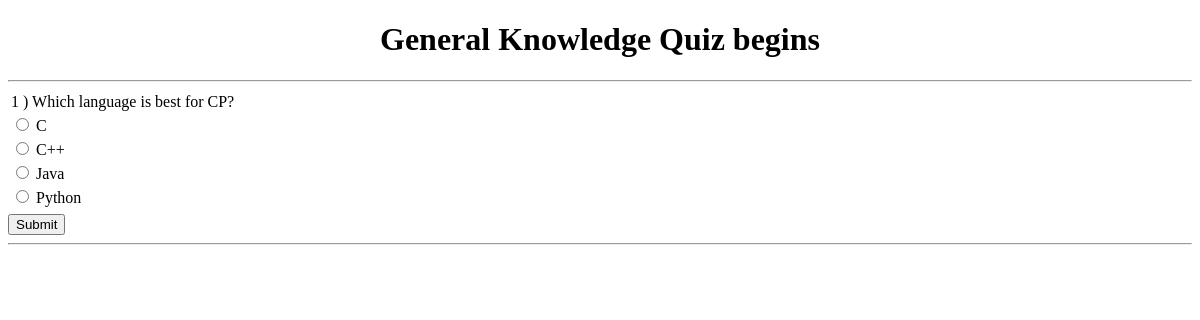
/quiz/, run on an earlier commit of the app's database.
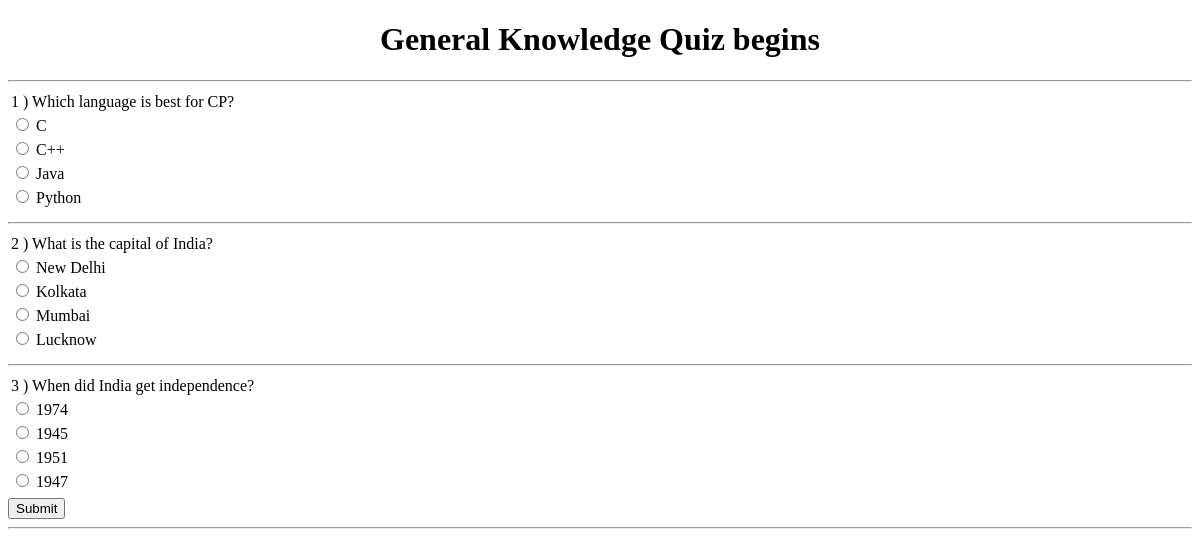
And on a later commit of the database.
### questions/models.py (models this page shows)
class Question(models.Model):
	theory = models.CharField(max_length = 500)
	option1 = models.CharField(max_length = 50)
	option2 = models.CharField(max_length = 50)
	option3 = models.CharField(max_length = 50)
	option4 = models.CharField(max_length = 50)
	correctAns = models.CharField(max_length = 50)

### questions/views.py (the view)
# urls.py: path('quiz/', exam, name="quiz"),
def exam(request):
	obj = Question.objects.all()
	context = {
		"object":obj
	}
	return render(request, "questions/quiz_view.html", context)

### questions/templates/questions/quiz_view.html (shortened to what this page needs)
{% extends 'base.html' %}
{% block content %}
<div class="quiz" name="quiz">
	<center>
		<h1> General Knowledge Quiz begins</h1>
	</center>
		{% for res in object %}
			<table>
				<tr>
					<td>{{res.id}} ) {{res.theory}} </td>
				</tr>
				<tr>
					<td><input type="radio" name="{{res.id}}" class="ch" id="Option1" value="{{res.option1}}"/> {{res.option1}}</td>
				</tr>
				<tr>
					<td><input type="radio" name="{{res.id}}" class="ch" id="Option2" value="{{res.option2}}"/> {{res.option2}}</td>
				</tr>
				<tr>
					<td><input type="radio" name="{{res.id}}" class="ch" id="Option3" value="{{res.option3}}"/> {{res.option3}}</td>
				</tr>
				<tr>
					<td><input type="radio" name="{{res.id}}" class="ch" id="Option4" value="{{res.option4}}"/> {{res.option4}}</td>
				</tr>
				<tr>
					<td><label id="correctAns" class="ch" style="display: none" id="{{res.correctAns}}"><input type="button" value="{{res.correctAns}}"></label></td>
				</tr>
				<hr/>
			</table>
		{% endfor %}
		<input type="submit" value="Submit" id="sub_btn" onClick="getScore();" />
		<hr/>
</div>
{% endblock %}

### templates/base.html (shortened to what this page needs)
<!doctype html>
<html>
 <head>
 	{% load static %}
 </head>
 <body>
 	{% block content %}
 	{% endblock %}
 </body>
</html>

What changed in the data, as far as the page shows it:
added Question: id "2", theory "What is the capital of India?", option1 "New Delhi", option2 "Kolkata", option3 "Mumbai", option4 "Lucknow"
added Question: id "3", theory "When did India get independence?", option1 "1974", option2 "1945", option3 "1951", option4 "1947"
